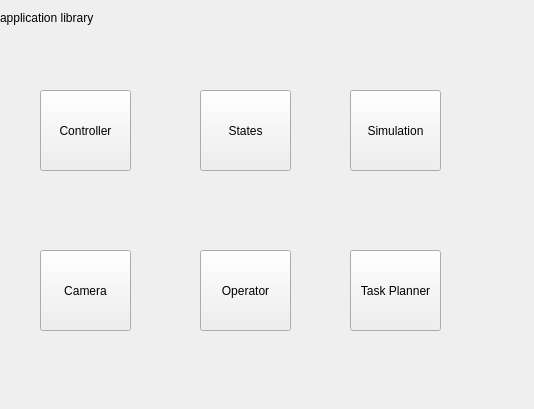
<?xml version="1.0" encoding="UTF-8"?>
<ui version="4.0">
 <class>application_library</class>
 <widget class="QWidget" name="application_library">
  <property name="geometry">
   <rect>
    <x>0</x>
    <y>0</y>
    <width>534</width>
    <height>409</height>
   </rect>
  </property>
  <property name="windowTitle">
   <string>Form</string>
  </property>
  <widget class="QLabel" name="label">
   <property name="geometry">
    <rect>
     <x>0</x>
     <y>10</y>
     <width>111</width>
     <height>16</height>
    </rect>
   </property>
   <property name="text">
    <string>application library</string>
   </property>
  </widget>
  <widget class="QPushButton" name="pushButton">
   <property name="geometry">
    <rect>
     <x>40</x>
     <y>90</y>
     <width>91</width>
     <height>81</height>
    </rect>
   </property>
   <property name="text">
    <string>Controller</string>
   </property>
  </widget>
  <widget class="QPushButton" name="pushButton_2">
   <property name="geometry">
    <rect>
     <x>200</x>
     <y>90</y>
     <width>91</width>
     <height>81</height>
    </rect>
   </property>
   <property name="text">
    <string>States</string>
   </property>
  </widget>
  <widget class="QPushButton" name="pushButton_3">
   <property name="geometry">
    <rect>
     <x>350</x>
     <y>90</y>
     <width>91</width>
     <height>81</height>
    </rect>
   </property>
   <property name="text">
    <string>Simulation</string>
   </property>
  </widget>
  <widget class="QPushButton" name="pushButton_4">
   <property name="geometry">
    <rect>
     <x>40</x>
     <y>250</y>
     <width>91</width>
     <height>81</height>
    </rect>
   </property>
   <property name="text">
    <string>Camera</string>
   </property>
  </widget>
  <widget class="QPushButton" name="pushButton_5">
   <property name="geometry">
    <rect>
     <x>200</x>
     <y>250</y>
     <width>91</width>
     <height>81</height>
    </rect>
   </property>
   <property name="text">
    <string>Operator</string>
   </property>
  </widget>
  <widget class="QPushButton" name="pushButton_6">
   <property name="geometry">
    <rect>
     <x>350</x>
     <y>250</y>
     <width>91</width>
     <height>81</height>
    </rect>
   </property>
   <property name="text">
    <string>Task Planner</string>
   </property>
  </widget>
 </widget>
 <resources/>
 <connections/>
</ui>
